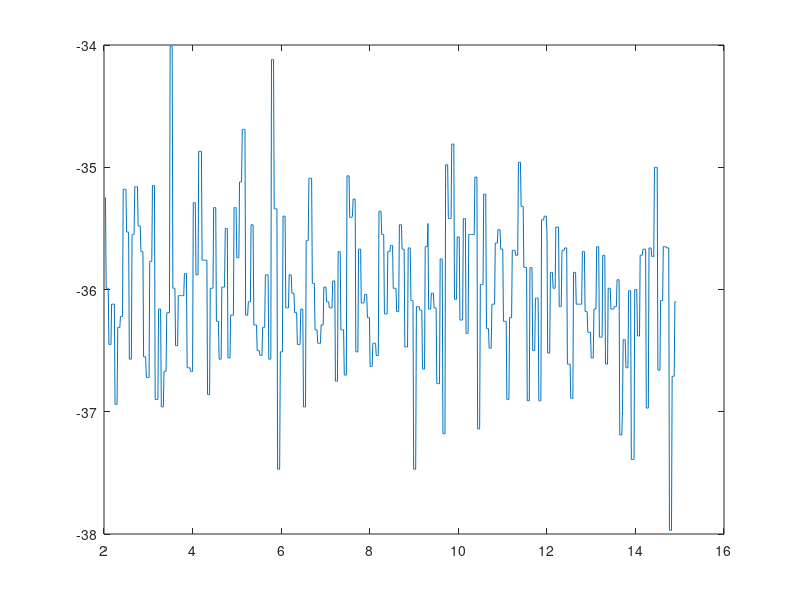

Write MATLAB code to recreate this figure. (Note: this script raises an error after producing the figure.)
close all;
clear all;
clc;

Data1 = csvread('newtestamaliestuff2.csv');
Data1(:,2) = Data1(:,2);

Data1(:,1) = Data1(:,1)/1000;

plot(Data1(:,1),Data1(:,2))

figure;

format long

fs = 66.6;
fm = fs/2;
ns = 20000;
w = linspace(1,2*pi*fm,ns);
f = w/(2*pi);
wd = w/(2*fm);
s = tf('s');
z = tf('z');
H = 1.5340*10^9/(s^4+517.15*s^3+1.337235496*10^5*s^2+2.025521405*10^7*s+1.534053889*10^9)
bodeplot(H)
figure;
%% LOWPASS FILTER

  %Hs = (8.5009000*10^7*z^4+3.40036000*10^8*z^3+5.10054000*10^8*z^2+3.40036000*10^8*z+8.5009000*10^7)/(6.409741674*10^8*z^4+2.89405884*10^8*z^3+3.528825092*10^8*z^2+6.2981316*10^7*z+1.389052340*10^7)
  %Hs = (4.0996000*10^7*z^4+1.63984000*10^8*z^3+2.45976000*10^8*z^2+1.63984000*10^8*z+4.0996000*10^7)/(4.360218108*10^8*z^4+2.370653600*10^5*z^3+2.11920835*10^8*z^2+49717.36000*z+7.704136840*10^6)
%   30ms Hs = (4.099576169*10^7*z^4+1.639830468*10^8*z^3+2.459745701*10^8*z^2+1.639830468*10^8*z+4.099576169*10^7)/(3.08565976*10^8*z^4+1.400767645*10^8*z^3+1.700925742*10^8*z^2+3.049578912*10^7*z+6.701083335*10^6)
  Hs = (3.83500000*10^8*z^4+1.534000000*10^9*z^3+2.301000000*10^9*z^2+1.534000000*10^9*z+3.83500000*10^8)/(2.038443785*10^9*z^4+1.955484495*10^9*z^3+1.586493482*10^9*z^2+4.80579825*10^8*z+7.5213969*10^7)
  [num,den] = tfdata(Hs);
  num = num{1}/(2.038e09);
  den = den{1}/(2.038e09);
 H = tf(num, den, 0.015, 'variable', 'z^-1')
den

 H_freq = freqz(num, den, wd);
 magdb = 20*log10(abs(H_freq));

%bodeplot(Hs)
% 
semilogx(f, magdb)
% 
 grid;
 figure;

%% Test filter algorithm
BUF0 = 0;
BUF1 = 0;
BUF2 = 0;
BUF3 = 0;
BUF4 = 0;

a1 = 0.9595;
a2 = 0.7785;
a3 = 0.2358;
a4 = 0.03691;


b0 = 0.1882;
b1 = 0.7527;
b2 = 1.129;
b3 = 0.7527;
b4 = 0.1882;


input = Data1(:,2);
output = zeros(843,1);
for i=1:843
   BUF0 = input(i) - (a1*BUF1 + a2*BUF2 + a3*BUF3 + a4*BUF4);
   output(i) = BUF0*b0 + b1*BUF1 + b2*BUF2 + b3*BUF3 + b4*BUF4;
   BUF4 = BUF3;
   BUF3 = BUF2;
   BUF2 = BUF1;
   BUF1 = BUF0;
end

plot(Data1(:,1),Data1(:,2), 'b',Data1(:,1),output, 'r')

figure;
%scatter(Data1(:,2),output)

%% FFT without filter
% scatter(Data1(:,2),Data1(:,1));
% figure;
% 
 input = Data1(:,2);
 
 %input_fft = mag2db(abs(fft(input)));
 input_fft = mag2db(2/length(input)*abs(fft(input)));
 freq = linspace(0,33.3,length(input_fft));
plot(freq,input_fft);
 figure;
% %spectrogram(input,hamming(20),19,100,40,'yaxis') %fft for hvert sekund (40)
% 
% figure;

%% Make it B-E-Autiful
%plot(Data1(:,1),Data1(:,2)) %Original data
%bodemag(H)
semilogx(f, magdb)
%plot(freq,input_fft)
%xlim([-.2 16.66])
%legend('Measured data', 'Location', 'northwest' )
%semilogx(f, magdb)

ylim([-50 1])

%Title and axis labels added

title('Frequency Response of Filter', 'fontsize', 13)
xlabel('Frequency [Hz]', 'fontsize', 12)
ylabel('Magnitude [dB]','fontsize', 12)

grid on;
set(gca,'GridLineStyle',':', 'GridColor', 'k', 'GridAlpha', .6)

%% FFT with filter
 inputfilter = output;
% 
% %input_fft = mag2db(abs(fft(input)));
 input_fft = mag2db(2/length(inputfilter)*abs(fft(inputfilter)));
 freq = linspace(0,40,length(input_fft));
 plot(freq,input_fft);
 figure;
% spectrogram(output,hamming(20),19,100,40,'yaxis') %fft for hvert sekund (40)
% 
% %figure;
% 
% %plot(Data1(:,2),Data1(:,1),Data1(:,2),output, 'r')
% %figure;
